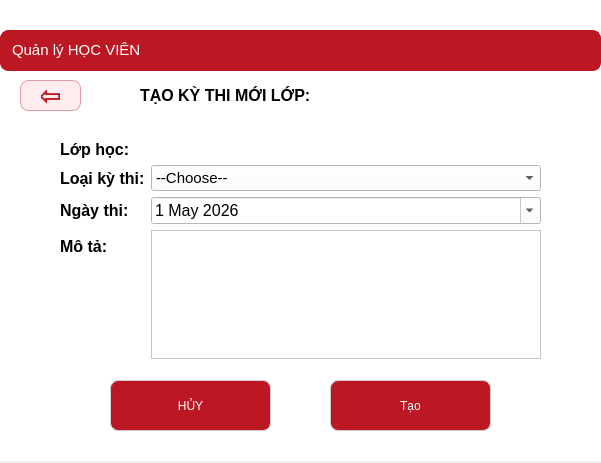
<?xml version="1.0" encoding="UTF-8"?>
<ui version="4.0">
 <class>Dialog</class>
 <widget class="QDialog" name="Dialog">
  <property name="geometry">
   <rect>
    <x>0</x>
    <y>0</y>
    <width>601</width>
    <height>463</height>
   </rect>
  </property>
  <property name="windowTitle">
   <string>Dialog</string>
  </property>
  <widget class="QWidget" name="widget_2" native="true">
   <property name="geometry">
    <rect>
     <x>0</x>
     <y>0</y>
     <width>601</width>
     <height>461</height>
    </rect>
   </property>
   <property name="styleSheet">
    <string notr="true">background: white;
</string>
   </property>
   <widget class="QLabel" name="label_13">
    <property name="geometry">
     <rect>
      <x>140</x>
      <y>80</y>
      <width>241</width>
      <height>31</height>
     </rect>
    </property>
    <property name="font">
     <font>
      <pointsize>12</pointsize>
      <weight>75</weight>
      <bold>true</bold>
     </font>
    </property>
    <property name="text">
     <string>TẠO KỲ THI MỚI LỚP:</string>
    </property>
   </widget>
   <widget class="QPushButton" name="Button_return_2">
    <property name="geometry">
     <rect>
      <x>20</x>
      <y>80</y>
      <width>61</width>
      <height>31</height>
     </rect>
    </property>
    <property name="font">
     <font>
      <family>Segoe UI</family>
      <pointsize>20</pointsize>
      <weight>75</weight>
      <bold>true</bold>
     </font>
    </property>
    <property name="styleSheet">
     <string notr="true">QPushButton {
    /* Màu nền và viền */
    background-color: #ffecee; 
    border: 1px solid #df9da2;
    border-radius: 8px; /* Tăng bo góc một chút cho hợp với chữ to */
    
    /* Chữ: In đậm, Cỡ 25pt, Font Segoe UI */
    color: #bc1823;
    font-family: &quot;Segoe UI&quot;;
    font-size: 20pt;
    font-weight: bold;
    
    /* Đệm thêm khoảng trống xung quanh chữ */
    padding: 5px 20px;
}

QPushButton:hover {
    background-color: #f8d7da;
    border: 2px solid #bc1823; /* Viền dày hơn khi di chuột */
}

QPushButton:pressed {
    background-color: #df9da2;
    color: white;
}</string>
    </property>
    <property name="text">
     <string>⇦</string>
    </property>
    <property name="icon">
     <iconset theme="\u2b05">
      <normaloff>../../Downloads</normaloff>../../Downloads</iconset>
    </property>
    <property name="iconSize">
     <size>
      <width>25</width>
      <height>25</height>
     </size>
    </property>
   </widget>
   <widget class="QLabel" name="label_quanlyhocvien_3">
    <property name="geometry">
     <rect>
      <x>0</x>
      <y>30</y>
      <width>601</width>
      <height>41</height>
     </rect>
    </property>
    <property name="styleSheet">
     <string notr="true">QLabel {
    /* Màu nền đỏ đậm thương hiệu của Trầm */
    background-color: #bc1823;
    
    /* Chữ trắng, in hoa và đậm (Bold 700) */
    color: white;
    font: 700 10pt &quot;Segoe UI&quot;;
    text-transform: uppercase;
    
    /* Bo góc và viền để khớp với Dashboard */
    border-radius: 8px;
    border: 1px solid #bc1823;
    
    /* Căn giữa chữ tuyệt đối */
    qproperty-alignment: 'AlignCenter';
    padding: 8px;
}

/* Hiệu ứng khi di chuột vào để giao diện sinh động hơn */
QLabel:hover {
    background-color: #ffecee; /* Đổi sang nền hồng nhạt */
    color: #bc1823;           /* Chữ chuyển sang đỏ đậm */
    border: 1px solid #df9da2;
}</string>
    </property>
    <property name="text">
     <string>&lt;html&gt;&lt;head/&gt;&lt;body&gt;&lt;p&gt;&lt;span style=&quot; font-size:11pt;&quot;&gt;Quản lý HỌC VIÊN&lt;/span&gt;&lt;/p&gt;&lt;/body&gt;&lt;/html&gt;</string>
    </property>
   </widget>
   <widget class="QLabel" name="Malop1_2">
    <property name="geometry">
     <rect>
      <x>370</x>
      <y>80</y>
      <width>81</width>
      <height>31</height>
     </rect>
    </property>
    <property name="font">
     <font>
      <pointsize>12</pointsize>
      <weight>75</weight>
      <bold>true</bold>
     </font>
    </property>
    <property name="text">
     <string/>
    </property>
   </widget>
   <widget class="QPushButton" name="btnxoa_2">
    <property name="geometry">
     <rect>
      <x>600</x>
      <y>700</y>
      <width>171</width>
      <height>51</height>
     </rect>
    </property>
    <property name="styleSheet">
     <string notr="true">QPushButton {
    /* Font Segoe UI, cỡ chữ 10pt, độ đậm 700 (Bold) */
    font: 700 10pt &quot;Segoe UI&quot;; 
    color: white;
    background-color: #bc1823;
    border-radius: 8px; /* Bo góc 8px theo yêu cầu của bạn */
    padding: 12px;      /* Padding 12px theo yêu cầu của bạn */
    border: 1px solid #ccc;
    text-transform: uppercase; /* In hoa toàn bộ chữ để trông quyền lực hơn (tùy chọn) */
}

QPushButton:hover {
    background-color: #ffecee;
    color: #bc1823; /* Chữ đỏ đậm trên nền hồng nhạt sẽ đẹp hơn đen */
    border: 2px solid #df9da2;
}</string>
    </property>
    <property name="text">
     <string>XÓA</string>
    </property>
   </widget>
   <widget class="QPushButton" name="btnthem_2">
    <property name="geometry">
     <rect>
      <x>140</x>
      <y>700</y>
      <width>171</width>
      <height>51</height>
     </rect>
    </property>
    <property name="styleSheet">
     <string notr="true">QPushButton {
    /* Font Segoe UI, cỡ chữ 10pt, độ đậm 700 (Bold) */
    font: 700 10pt &quot;Segoe UI&quot;; 
    color: white;
    background-color: #bc1823;
    border-radius: 8px; /* Bo góc 8px theo yêu cầu của bạn */
    padding: 12px;      /* Padding 12px theo yêu cầu của bạn */
    border: 1px solid #ccc;
    text-transform: uppercase; /* In hoa toàn bộ chữ để trông quyền lực hơn (tùy chọn) */
}

QPushButton:hover {
    background-color: #ffecee;
    color: #bc1823; /* Chữ đỏ đậm trên nền hồng nhạt sẽ đẹp hơn đen */
    border: 2px solid #df9da2;
}</string>
    </property>
    <property name="text">
     <string>THÊM</string>
    </property>
   </widget>
   <widget class="QPushButton" name="edit_2">
    <property name="geometry">
     <rect>
      <x>370</x>
      <y>700</y>
      <width>171</width>
      <height>51</height>
     </rect>
    </property>
    <property name="styleSheet">
     <string notr="true">QPushButton {
    /* Font Segoe UI, cỡ chữ 10pt, độ đậm 700 (Bold) */
    font: 700 10pt &quot;Segoe UI&quot;; 
    color: white;
    background-color: #bc1823;
    border-radius: 8px; /* Bo góc 8px theo yêu cầu của bạn */
    padding: 12px;      /* Padding 12px theo yêu cầu của bạn */
    border: 1px solid #ccc;
    text-transform: uppercase; /* In hoa toàn bộ chữ để trông quyền lực hơn (tùy chọn) */
}

QPushButton:hover {
    background-color: #ffecee;
    color: #bc1823; /* Chữ đỏ đậm trên nền hồng nhạt sẽ đẹp hơn đen */
    border: 2px solid #df9da2;
}</string>
    </property>
    <property name="text">
     <string>SỬA</string>
    </property>
   </widget>
   <widget class="QPushButton" name="btnsua_3">
    <property name="geometry">
     <rect>
      <x>840</x>
      <y>700</y>
      <width>171</width>
      <height>51</height>
     </rect>
    </property>
    <property name="styleSheet">
     <string notr="true">QPushButton {
    /* Font Segoe UI, cỡ chữ 10pt, độ đậm 700 (Bold) */
    font: 700 10pt &quot;Segoe UI&quot;; 
    color: white;
    background-color: #bc1823;
    border-radius: 8px; /* Bo góc 8px theo yêu cầu của bạn */
    padding: 12px;      /* Padding 12px theo yêu cầu của bạn */
    border: 1px solid #ccc;
    text-transform: uppercase; /* In hoa toàn bộ chữ để trông quyền lực hơn (tùy chọn) */
}

QPushButton:hover {
    background-color: #ffecee;
    color: #bc1823; /* Chữ đỏ đậm trên nền hồng nhạt sẽ đẹp hơn đen */
    border: 2px solid #df9da2;
}</string>
    </property>
    <property name="text">
     <string>LƯU</string>
    </property>
   </widget>
   <widget class="QWidget" name="formLayoutWidget">
    <property name="geometry">
     <rect>
      <x>60</x>
      <y>140</y>
      <width>481</width>
      <height>219</height>
     </rect>
    </property>
    <layout class="QFormLayout" name="formLayout">
     <item row="0" column="0">
      <widget class="QLabel" name="label">
       <property name="font">
        <font>
         <pointsize>12</pointsize>
         <weight>75</weight>
         <bold>true</bold>
        </font>
       </property>
       <property name="text">
        <string>Lớp học:</string>
       </property>
      </widget>
     </item>
     <item row="0" column="1">
      <widget class="QLabel" name="lophoc">
       <property name="font">
        <font>
         <pointsize>12</pointsize>
        </font>
       </property>
       <property name="text">
        <string/>
       </property>
      </widget>
     </item>
     <item row="1" column="0">
      <widget class="QLabel" name="label_2">
       <property name="font">
        <font>
         <pointsize>12</pointsize>
         <weight>75</weight>
         <bold>true</bold>
        </font>
       </property>
       <property name="text">
        <string>Loại kỳ thi:</string>
       </property>
      </widget>
     </item>
     <item row="1" column="1">
      <widget class="QComboBox" name="loaikythi">
       <property name="font">
        <font>
         <pointsize>11</pointsize>
         <weight>50</weight>
         <bold>false</bold>
        </font>
       </property>
       <item>
        <property name="text">
         <string>--Choose--</string>
        </property>
       </item>
       <item>
        <property name="text">
         <string>Giữa kỳ</string>
        </property>
       </item>
       <item>
        <property name="text">
         <string>Cuối kỳ</string>
        </property>
       </item>
      </widget>
     </item>
     <item row="2" column="0">
      <widget class="QLabel" name="label_3">
       <property name="font">
        <font>
         <pointsize>12</pointsize>
         <weight>75</weight>
         <bold>true</bold>
        </font>
       </property>
       <property name="text">
        <string>Ngày thi:</string>
       </property>
      </widget>
     </item>
     <item row="2" column="1">
      <widget class="QDateEdit" name="ngaythi">
       <property name="font">
        <font>
         <pointsize>12</pointsize>
        </font>
       </property>
       <property name="calendarPopup">
        <bool>true</bool>
       </property>
       <property name="date">
        <date>
         <year>2026</year>
         <month>5</month>
         <day>1</day>
        </date>
       </property>
      </widget>
     </item>
     <item row="3" column="0">
      <widget class="QLabel" name="label_4">
       <property name="font">
        <font>
         <pointsize>12</pointsize>
         <weight>75</weight>
         <bold>true</bold>
        </font>
       </property>
       <property name="text">
        <string>Mô tả:</string>
       </property>
      </widget>
     </item>
     <item row="3" column="1">
      <widget class="QTextEdit" name="textmota"/>
     </item>
    </layout>
   </widget>
   <widget class="QPushButton" name="btnhuy2">
    <property name="geometry">
     <rect>
      <x>110</x>
      <y>380</y>
      <width>161</width>
      <height>51</height>
     </rect>
    </property>
    <property name="styleSheet">
     <string notr="true">QPushButton {
    /* Font Segoe UI, cỡ chữ 10pt, độ đậm 700 (Bold) */
    font: 700 10pt &quot;Segoe UI&quot;; 
    color: white;
    background-color: #bc1823;
    border-radius: 8px; /* Bo góc 8px theo yêu cầu của bạn */
    padding: 12px;      /* Padding 12px theo yêu cầu của bạn */
    border: 1px solid #ccc;
    text-transform: uppercase; /* In hoa toàn bộ chữ để trông quyền lực hơn (tùy chọn) */
}

QPushButton:hover {
    background-color: #ffecee;
    color: #bc1823; /* Chữ đỏ đậm trên nền hồng nhạt sẽ đẹp hơn đen */
    border: 2px solid #df9da2;
}</string>
    </property>
    <property name="text">
     <string>HỦY</string>
    </property>
   </widget>
   <widget class="QPushButton" name="btncreate">
    <property name="geometry">
     <rect>
      <x>330</x>
      <y>380</y>
      <width>161</width>
      <height>51</height>
     </rect>
    </property>
    <property name="styleSheet">
     <string notr="true">QPushButton {
    /* Font Segoe UI, cỡ chữ 10pt, độ đậm 700 (Bold) */
    font: 700 10pt &quot;Segoe UI&quot;; 
    color: white;
    background-color: #bc1823;
    border-radius: 8px; /* Bo góc 8px theo yêu cầu của bạn */
    padding: 12px;      /* Padding 12px theo yêu cầu của bạn */
    border: 1px solid #ccc;
    text-transform: uppercase; /* In hoa toàn bộ chữ để trông quyền lực hơn (tùy chọn) */
}

QPushButton:hover {
    background-color: #ffecee;
    color: #bc1823; /* Chữ đỏ đậm trên nền hồng nhạt sẽ đẹp hơn đen */
    border: 2px solid #df9da2;
}</string>
    </property>
    <property name="text">
     <string>Tạo</string>
    </property>
   </widget>
  </widget>
 </widget>
 <resources/>
 <connections/>
</ui>
